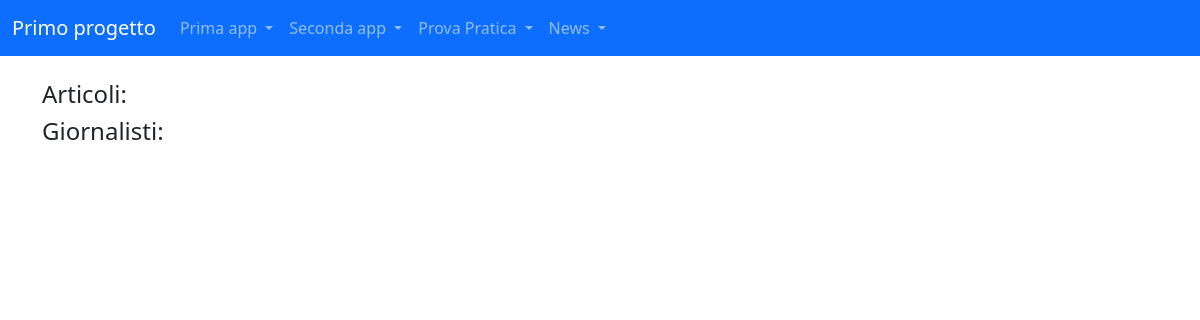
The page /news/ on the database as committed earlier.
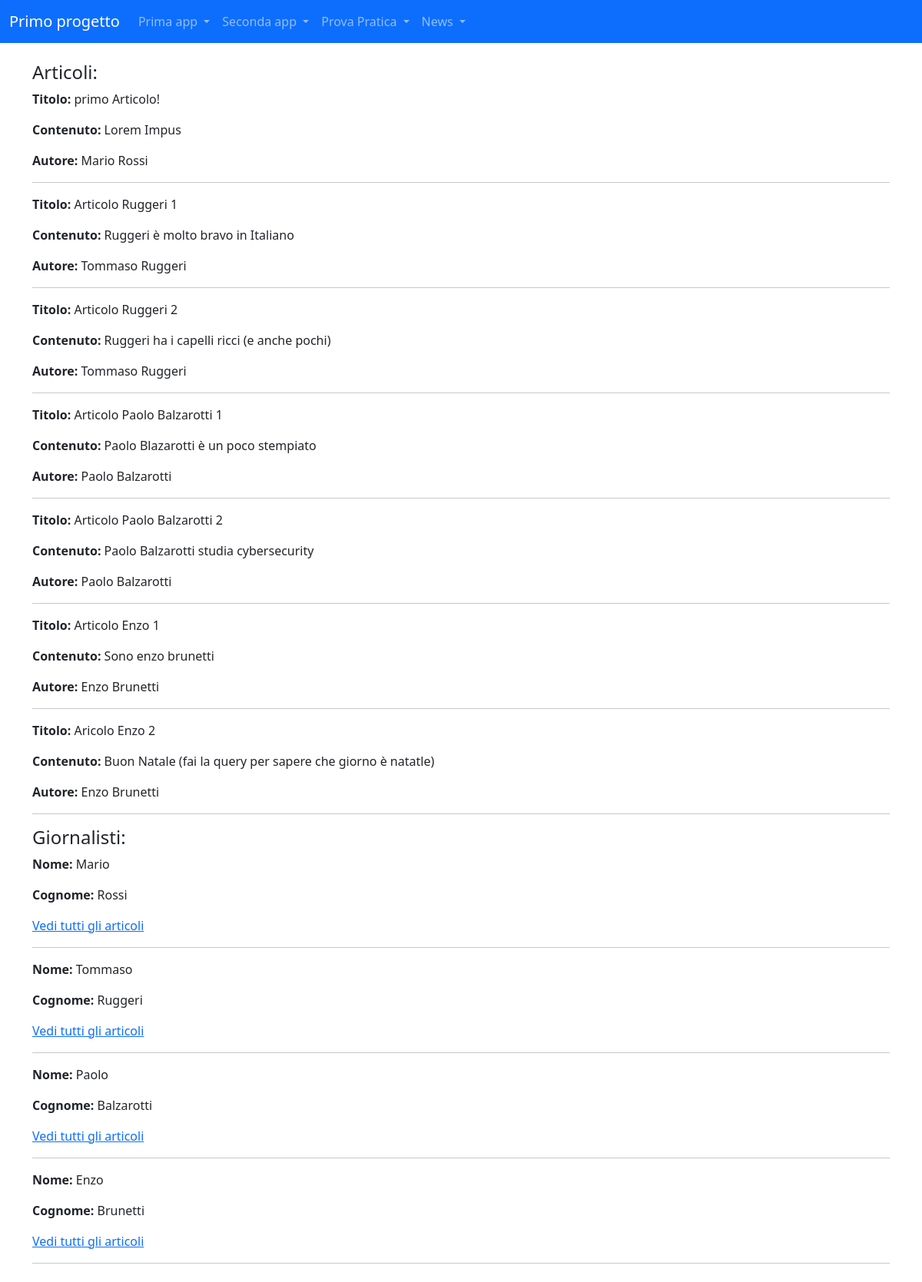
The same page on the database as committed later.
### news/models.py (models this page shows)
class Articolo(models.Model):
    titolo = models.CharField(max_length=100)
    contenuto = models.TextField()
    giornalista = models.ForeignKey(Giornalista, on_delete=models.CASCADE, related_name='articoli')
    data = models.DateField(null=True, blank=True)
    visualizzazioni = models.PositiveIntegerField(default=0)
    def __str__(self):
        return self.titolo
    class Meta:
        verbose_name = "Articolo"
        verbose_name_plural = "Articoli"

class Giornalista(models.Model):
    nome = models.CharField(max_length=20)
    cognome = models.CharField(max_length=20)
    anno_di_nascita = models.DateField(null=True, blank=True)
    def __str__(self):
        return self.nome + " " + self.cognome
    class Meta:
        verbose_name = "Giornalista"
        verbose_name_plural = "Giornalisti"

### news/views.py (the view)
# urls.py: path("",home,name="homepage"),
def home(request):
    articoli = Articolo.objects.all()
    giornalisti = Giornalista.objects.all()
    context = {"articoli": articoli, "giornalisti": giornalisti}
    print(context)
    return render(request, "news/homepage.html", context)

### news/templates/news/homepage.html (shortened to what this page needs)
{% extends 'base.html'%}
{%block content%}
 <h4>Articoli:</h4>
    {% for articolo in articoli %}
        <p><strong>Titolo: </strong>{{ articolo.titolo }}</p>
        <p><strong>Contenuto: </strong>{{ articolo.contenuto }}</p>
        <p><strong>Autore: </strong>{{ articolo.giornalista }}</p>
        <hr>
    {% endfor %}
 <h4>Giornalisti:</h4>
    {% for giornalista in giornalisti %}
        <p><strong>Nome: </strong>{{ giornalista.nome }}</p>
        <p><strong>Cognome: </strong>{{ giornalista.cognome }}</p>
        <p><a href="{% url 'news:lista_articoli_giornalista' giornalista.pk %}">Vedi tutti gli articoli</a></p>
        <hr>
    {% endfor %}
{%endblock content%}

### templates/base.html (shortened to what this page needs)
<!DOCTYPE html>
{% load static %}
<html lang="it">
<head>
    <link href="https://cdn.jsdelivr.net/npm/bootstrap@5.3.0/dist/css/bootstrap.min.css" rel="stylesheet">
</head>
<body>
    <nav class="navbar navbar-expand-lg navbar-dark bg-primary">
        <div class="container-fluid">
            <a class="navbar-brand" href="{% url 'index_root'%}">Primo progetto</a>
            <div class="collapse navbar-collapse" id="navbarNavDropdown">
                <ul class="navbar-nav">
                    <li class="nav-item dropdown">
                        <a class="nav-link dropdown-toggle" href="#" id="primaAppDropdown" role="button" data-bs-toggle="dropdown" aria-expanded="false">
                            Prima app
                        </a>
                    </li>
                    <li class="nav-item dropdown">
                        <a class="nav-link dropdown-toggle" href="#" id="secondaAppDropdown" role="button" data-bs-toggle="dropdown" aria-expanded="false">
                            Seconda app
                        </a>
                    </li>
                    <li class="nav-item dropdown">
                        <a class="nav-link dropdown-toggle" href="#" id="provaPraticaDropdown" role="button" data-bs-toggle="dropdown" aria-expanded="false">
                            Prova Pratica
                        </a>
                    </li>
                    <li class="nav-item dropdown">
                        <a class="nav-link dropdown-toggle" href="#" id="newsDropdown" role="button" data-bs-toggle="dropdown" aria-expanded="false">
                            News
                        </a>
                    </li>
                </ul>
            </div>
        </div>
    </nav>
    <div class="container my-4">
        {% block content %}
        {% endblock content %}
    </div>
</body>
</html>

Rows that differ between the two databases and show on the page:
added Articolo: titolo "primo Articolo!", contenuto "Lorem Impus", giornalista "Mario Rossi"
added Articolo: titolo "Articolo Ruggeri 1", contenuto "Ruggeri è molto bravo in Italiano", giornalista "Tommaso Ruggeri"
added Articolo: titolo "Articolo Ruggeri 2", contenuto "Ruggeri ha i capelli ricci (e anche pochi)", giornalista "Tommaso Ruggeri"
added Articolo: titolo "Articolo Paolo Balzarotti 1", contenuto "Paolo Blazarotti è un poco stempiato", giornalista "Paolo Balzarotti"
added Articolo: titolo "Articolo Paolo Balzarotti 2", contenuto "Paolo Balzarotti studia cybersecurity", giornalista "Paolo Balzarotti"
added Articolo: titolo "Articolo Enzo 1", contenuto "Sono enzo brunetti", giornalista "Enzo Brunetti"
added Articolo: titolo "Aricolo Enzo 2", contenuto "Buon Natale (fai la query per sapere che giorno è natatle)", giornalista "Enzo Brunetti"
added Giornalista: nome "Mario", cognome "Rossi"
added Giornalista: nome "Tommaso", cognome "Ruggeri"
added Giornalista: nome "Paolo", cognome "Balzarotti"
added Giornalista: nome "Enzo", cognome "Brunetti"
